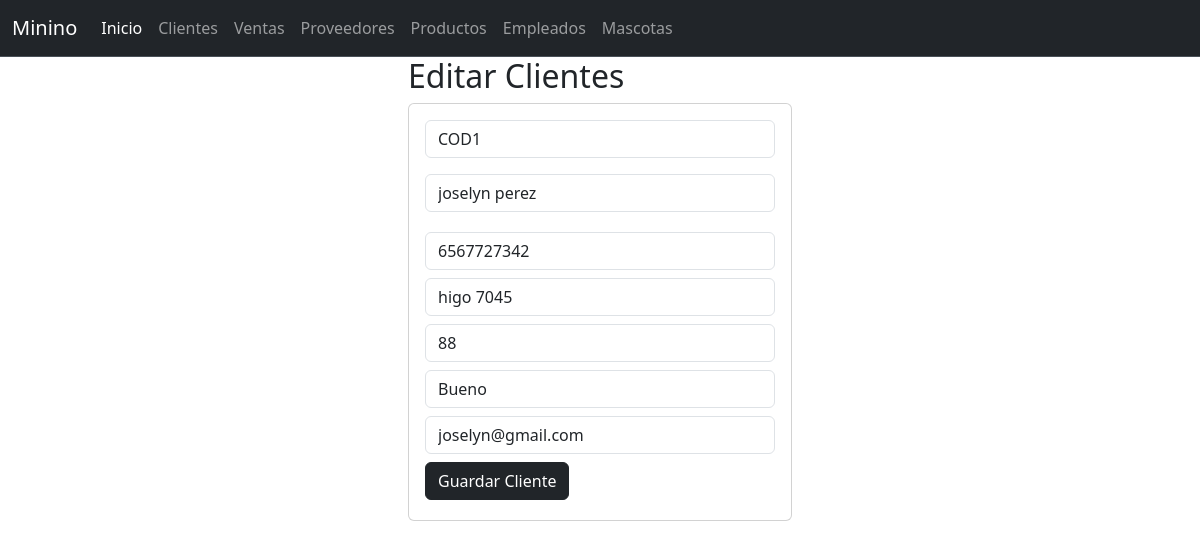
Screenshot of /seleccionarCliente/COD1 with the database file from the repository.
### clientes_app/models.py (models this page shows, shortened)
class Cliente(models.Model):
    codigo=models.CharField(primary_key=True,max_length=60)
    nombre=models.CharField(max_length=100)
    numero=models.PositiveSmallIntegerField()
    direccion=models.CharField(max_length=60)
    interes=models.PositiveSmallIntegerField()
    historial=models.CharField(max_length=60)
    email=models.CharField(max_length=60)

### clientes_app/views.py (the view)
# urls.py: path("seleccionarCliente/<codigo>",views.seleccionarCliente,name="seleccionarCliente"),
def seleccionarCliente(request,codigo):
    cliente=Cliente.objects.get(codigo=codigo)
    return render(request,"editarCliente.html",{"misclientes":cliente})

### clientes_app/templates/editarCliente.html
{% extends "base.html" %}
{% block cuerpo %}
<div class="row">
    <div class="col-md-4 offset-md-4">
        <h2>Editar Clientes</h2>
        <div class="card">
            <div class="card-body">
                <form action="/editarCliente/" method="POST"> {% csrf_token %}
                    <div class="form-group">
                        <input type="text" id="txtcodigo" name="txtcodigo" class="form-control" value="{{misclientes.codigo}}" minlength="1" maxlength="6" readonly required>
                    </div>
                    <div class="form-group py-3">
                            <input type="text" id="txtnombre" name="txtnombre" class="form-control" value="{{misclientes.nombre}}" maxlength="100" required>
                        </div>
                    <div class="form-group py-1">
                        <input type="text" id="txtnumero" name="txtnumero" class="form-control" minlength="1" maxlength="9" value="{{misclientes.numero}}" required>
                    </div>
                    <div class="form-group py-1">
                        <input type="text" id="txtdireccion" name="txtdireccion" class="form-control" minlength="1" maxlength="9" value="{{misclientes.direccion}}" required>
                    </div>
                    <div class="form-group py-1">
                        <input type="text" id="txtinteres" name="txtinteres" class="form-control" minlength="1" maxlength="9" value="{{misclientes.interes}}" required>
                    </div>
                    <div class="form-group py-1">
                        <input type="text" id="txthistorial" name="txthistorial" class="form-control" minlength="1" maxlength="9" value="{{misclientes.historial}}" required>
                    </div>
                    <div class="form-group py-1">
                        <input type="text" id="txtemail" name="txtemail" class="form-control" minlength="1" maxlength="9" value="{{misclientes.email}}" required>
                    </div>
                    <div class="form-group py-1">
                        <button type="submit" class="btn btn-dark">Guardar Cliente</button>
                    </div>
                </form>
            </div>
        </div>
    </div>
</div>
{% endblock %}

### rows the page displays
Cliente: txtcodigo "COD1", txtnombre "joselyn perez", txtnumero "6567727342", txtdireccion "higo 7045", txtinteres "88", txthistorial "Bueno", txtemail "joselyn@gmail.com"
